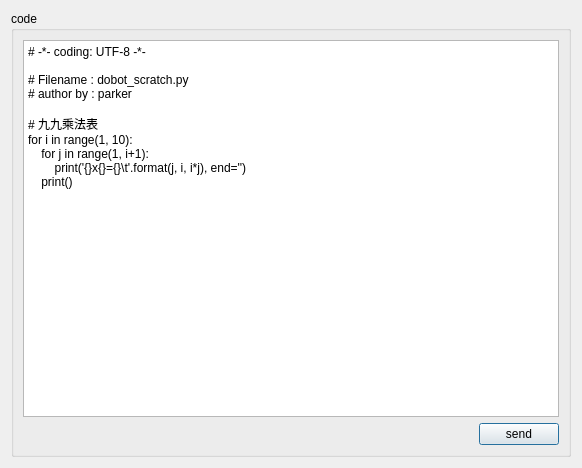
<?xml version="1.0" encoding="UTF-8"?>
<ui version="4.0">
 <class>DDownloadDialog</class>
 <widget class="QDialog" name="DDownloadDialog">
  <property name="geometry">
   <rect>
    <x>0</x>
    <y>0</y>
    <width>582</width>
    <height>468</height>
   </rect>
  </property>
  <property name="windowTitle">
   <string>Download Code</string>
  </property>
  <layout class="QGridLayout" name="gridLayout">
   <item row="0" column="0">
    <widget class="QGroupBox" name="groupBox_code">
     <property name="title">
      <string>code</string>
     </property>
     <layout class="QVBoxLayout" name="verticalLayout">
      <property name="spacing">
       <number>6</number>
      </property>
      <item>
       <widget class="QPlainTextEdit" name="plainTextEdit">
        <property name="plainText">
         <string notr="true"># -*- coding: UTF-8 -*-
 
# Filename : dobot_scratch.py
# author by : parker
 
# 九九乘法表
for i in range(1, 10):
    for j in range(1, i+1):
        print('{}x{}={}\t'.format(j, i, i*j), end='')
    print()</string>
        </property>
       </widget>
      </item>
      <item>
       <widget class="QWidget" name="widget_bottom" native="true">
        <layout class="QHBoxLayout" name="horizontalLayout">
         <property name="spacing">
          <number>0</number>
         </property>
         <property name="leftMargin">
          <number>0</number>
         </property>
         <property name="topMargin">
          <number>0</number>
         </property>
         <property name="rightMargin">
          <number>0</number>
         </property>
         <property name="bottomMargin">
          <number>0</number>
         </property>
         <item>
          <spacer name="horizontalSpacer">
           <property name="orientation">
            <enum>Qt::Horizontal</enum>
           </property>
           <property name="sizeHint" stdset="0">
            <size>
             <width>466</width>
             <height>20</height>
            </size>
           </property>
          </spacer>
         </item>
         <item>
          <widget class="QPushButton" name="pushButton_send">
           <property name="text">
            <string>send</string>
           </property>
          </widget>
         </item>
        </layout>
       </widget>
      </item>
     </layout>
    </widget>
   </item>
  </layout>
 </widget>
 <resources/>
 <connections/>
</ui>
